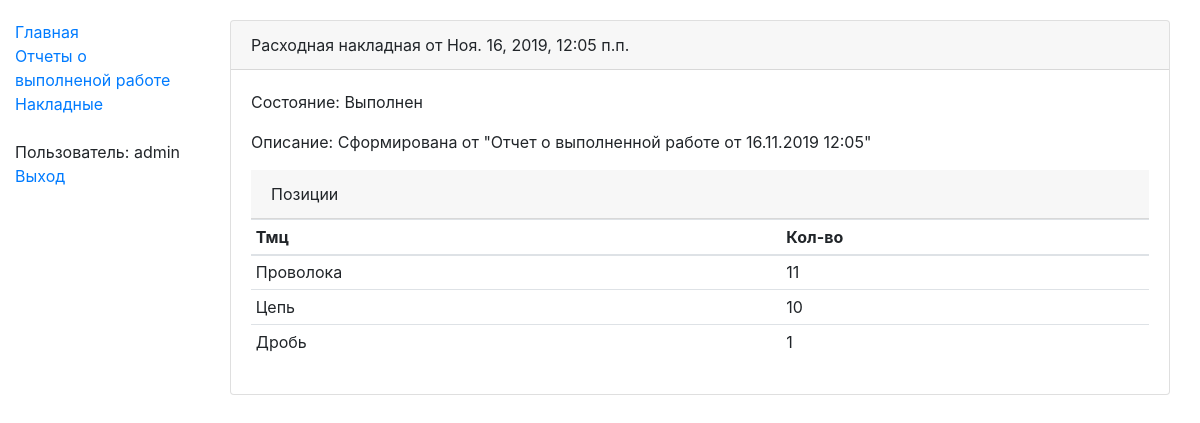
/stock/act/14 (signed in), run on the app's committed database.
### stocks/models.py (models this page shows, shortened)
class StkAct(models.Model):
    STATE_REGISTERING = "100"
    STATE_DONE = "300"
    s_state_choices = ((STATE_REGISTERING, "Оформляется"), (STATE_DONE, "Выполнен"))
    d_create_date = models.DateTimeField("Дата содания", db_index=True)
    d_reg_date = models.DateTimeField("Дата проведения", null=True)
    n_direction = models.SmallIntegerField("Направление", null=False)
    s_state = models.CharField("Состояние", max_length=3, choices=s_state_choices, null=False)
    s_desc = models.TextField("Описание", null=True, blank=True)
    class Meta:
        verbose_name = "Накладная"
        verbose_name_plural = "Накладные"

class StkActDet(models.Model):
    id_act = models.ForeignKey('stocks.StkAct', on_delete=models.CASCADE, null=False, verbose_name="Накладная")
    id_good = models.ForeignKey('goods.GdsGood', on_delete=models.PROTECT, null=False, verbose_name="Тмц")
    n_qty = models.BigIntegerField("Количество")
    class Meta:
        verbose_name = "Позиция накладной"
        verbose_name_plural = "Позиции накладной"

### goods/models.py (models this page shows, shortened)
class GdsGood(models.Model):
    sCaption = models.CharField("Наименование", max_length=200)
    class Meta:
        ordering = ["sCaption"]
        verbose_name = "ТМЦ"
        verbose_name_plural = "ТМЦ"
    def __str__(self):
        return self.sCaption

### stocks/act/act_views.py (the view)
# urls.py: path('act/<pk>', act_views.stk_act_detail, name='stk_act-detail'),
@login_required
def stk_act_detail(request, pk):
    act = StkAct.objects.get(pk=pk)
    return stk_act_detail_by_instance(request, act)

### templates/stocks/act/stk_act_detail.html (shortened to what this page needs)
{% extends "base_generic_content.html" %}
{% load bootstrap4 %}
{% block content %}
    <div class="container">
        <div class="card">
            <div class="card-header">{% if form.instance.n_direction == 1 %}Приходная{% else %}Расходная{% endif %} накладная от {{ form.instance.d_create_date }}</div>
            <div class="card-body">
                <form action="{% if form.instance.s_state == "300" %}{% url "stk_act_edit" form.instance.id %}{% endif %}" method="post" class="form">
                    <p class="card-text">Состояние: {{ form.instance.get_s_state_display }}</p>
                    {% if form.instance.s_state == "300" %}
                        <p class="card-text">Описание: {% if form.instance.s_desc is not None %}{{ form.instance.s_desc}}{% endif %}</p>
                    {% else %}
                        {% bootstrap_form form %}
                    {% endif %}
                    <div class="card-header">Позиции</div>
                        <table class="table table-sm">
                            <thead>
                                <tr>
                                    <th>Тмц</th>
                                    <th>Кол-во</th>
                                </tr>
                            </thead>
                            <tbody>
                            {% for det_form in det_form_set %}
                                <tr class="grid-row">
                                {% if form.instance.s_state == "300" %}
                                    {% if det_form.instance.id_good %}
                                        <td>{{ det_form.instance.id_good }}</td>
                                        <td>{{ det_form.instance.n_qty }}</td>
                                    {% endif %}
                                {% endif %}
                                </tr>
                            {% endfor %}
                            </tbody>
                        </table>
                </form>
            </div>
        </div>
    </div>
{% endblock %}

### templates/base_generic_content.html (shortened to what this page needs)
{% extends "base_generic.html" %}
{% block body %}
    <div class="container-fluid">
        <div class="row">
            <div class="col-sm-2">
                {% block sidebar %}
                    <ul class="sidebar-nav">
                        <li><a href="{% url 'index' %}">Главная</a></li>
                        <li><a href="{% url 'mnf_shift_results' %}">Отчеты о выполненой работе</a></li>
                        <li><a href="{% url 'stk_acts' %}">Накладные</a></li>
                        <br>
                        {% if user.is_authenticated %}
                            <li>Пользователь: {{ user.get_username }}</li>
                            <li><a href="{% url 'logout'%}?next={{request.path}}">Выход</a></li>
                       {% endif %}
                    </ul>
                {% endblock %}
            </div>
            <div class="col-sm-10 ">
                {% block content %}{% endblock %}
            </div>
        </div>
    </div>
{% endblock %}

### stocks/static/css/styles.css (style rules this page uses)
body { margin-top: 20px; }
.sidebar-nav { padding: 0; list-style: none; }

### data on the page
StkAct: instance.d_create_date "Ноя. 16, 2019, 12:05 п.п.", instance.s_state "Выполнен", instance.s_desc "Сформирована от \"Отчет о выполненной работе от 16.11.2019 12:05\""
StkActDet: instance.id_good "Проволока", instance.n_qty "11"
StkActDet: instance.id_good "Цепь", instance.n_qty "10"
StkActDet: instance.id_good "Дробь", instance.n_qty "1"

### other printed values
{{ user.get_username }} "admin"
